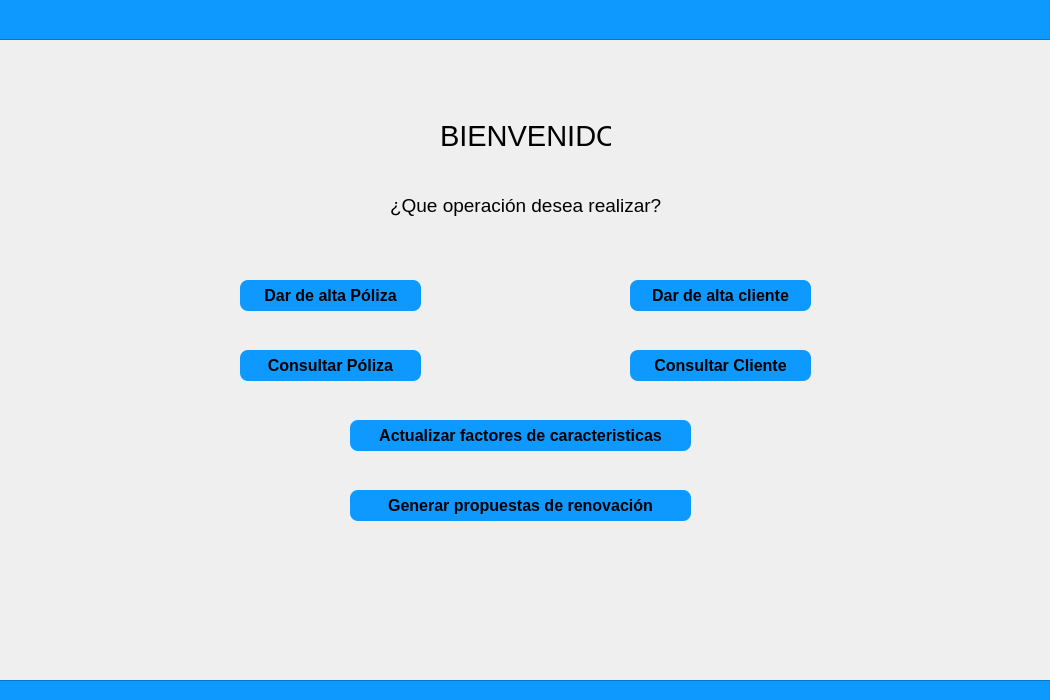
<?xml version="1.0" encoding="UTF-8"?>
<ui version="4.0">
 <class>interfaz_general_1</class>
 <widget class="QDialog" name="interfaz_general_1">
  <property name="geometry">
   <rect>
    <x>0</x>
    <y>0</y>
    <width>1050</width>
    <height>700</height>
   </rect>
  </property>
  <property name="minimumSize">
   <size>
    <width>1050</width>
    <height>700</height>
   </size>
  </property>
  <property name="maximumSize">
   <size>
    <width>1050</width>
    <height>700</height>
   </size>
  </property>
  <property name="windowTitle">
   <string>BIENVENIDO</string>
  </property>
  <widget class="QLabel" name="label">
   <property name="geometry">
    <rect>
     <x>440</x>
     <y>110</y>
     <width>171</width>
     <height>51</height>
    </rect>
   </property>
   <property name="font">
    <font>
     <pointsize>22</pointsize>
    </font>
   </property>
   <property name="text">
    <string>BIENVENIDO</string>
   </property>
  </widget>
  <widget class="QPushButton" name="btnAltaPoliza">
   <property name="geometry">
    <rect>
     <x>240</x>
     <y>280</y>
     <width>181</width>
     <height>31</height>
    </rect>
   </property>
   <property name="font">
    <font>
     <pointsize>12</pointsize>
     <bold>true</bold>
    </font>
   </property>
   <property name="cursor">
    <cursorShape>PointingHandCursor</cursorShape>
   </property>
   <property name="styleSheet">
    <string notr="true">background-color: rgb(13, 153, 255);
border-radius: 8px;
</string>
   </property>
   <property name="text">
    <string>Dar de alta Póliza</string>
   </property>
  </widget>
  <widget class="QPushButton" name="btnConsultarPoliza">
   <property name="geometry">
    <rect>
     <x>240</x>
     <y>350</y>
     <width>181</width>
     <height>31</height>
    </rect>
   </property>
   <property name="font">
    <font>
     <pointsize>12</pointsize>
     <bold>true</bold>
    </font>
   </property>
   <property name="cursor">
    <cursorShape>PointingHandCursor</cursorShape>
   </property>
   <property name="styleSheet">
    <string notr="true">background-color: rgb(13, 153, 255);
border-radius: 8px;
</string>
   </property>
   <property name="text">
    <string>Consultar Póliza</string>
   </property>
  </widget>
  <widget class="QPushButton" name="btnAltaCliente">
   <property name="geometry">
    <rect>
     <x>630</x>
     <y>280</y>
     <width>181</width>
     <height>31</height>
    </rect>
   </property>
   <property name="font">
    <font>
     <pointsize>12</pointsize>
     <bold>true</bold>
    </font>
   </property>
   <property name="cursor">
    <cursorShape>PointingHandCursor</cursorShape>
   </property>
   <property name="styleSheet">
    <string notr="true">background-color: rgb(13, 153, 255);
border-radius: 8px;
</string>
   </property>
   <property name="text">
    <string>Dar de alta cliente</string>
   </property>
  </widget>
  <widget class="QPushButton" name="btnConsultarCliente">
   <property name="geometry">
    <rect>
     <x>630</x>
     <y>350</y>
     <width>181</width>
     <height>31</height>
    </rect>
   </property>
   <property name="font">
    <font>
     <pointsize>12</pointsize>
     <bold>true</bold>
    </font>
   </property>
   <property name="cursor">
    <cursorShape>PointingHandCursor</cursorShape>
   </property>
   <property name="styleSheet">
    <string notr="true">background-color: rgb(13, 153, 255);
border-radius: 8px;
</string>
   </property>
   <property name="text">
    <string>Consultar Cliente</string>
   </property>
  </widget>
  <widget class="QPushButton" name="btnActualizarFactores">
   <property name="geometry">
    <rect>
     <x>350</x>
     <y>420</y>
     <width>341</width>
     <height>31</height>
    </rect>
   </property>
   <property name="font">
    <font>
     <pointsize>12</pointsize>
     <bold>true</bold>
    </font>
   </property>
   <property name="cursor">
    <cursorShape>PointingHandCursor</cursorShape>
   </property>
   <property name="styleSheet">
    <string notr="true">background-color: rgb(13, 153, 255);
border-radius: 8px;
</string>
   </property>
   <property name="text">
    <string>Actualizar factores de caracteristicas</string>
   </property>
  </widget>
  <widget class="QPushButton" name="btnGenerarPropuesta">
   <property name="geometry">
    <rect>
     <x>350</x>
     <y>490</y>
     <width>341</width>
     <height>31</height>
    </rect>
   </property>
   <property name="font">
    <font>
     <pointsize>12</pointsize>
     <bold>true</bold>
    </font>
   </property>
   <property name="cursor">
    <cursorShape>PointingHandCursor</cursorShape>
   </property>
   <property name="styleSheet">
    <string notr="true">background-color: rgb(13, 153, 255);
border-radius: 8px;
</string>
   </property>
   <property name="text">
    <string>Generar propuestas de renovación</string>
   </property>
  </widget>
  <widget class="QLabel" name="label_2">
   <property name="geometry">
    <rect>
     <x>390</x>
     <y>180</y>
     <width>271</width>
     <height>51</height>
    </rect>
   </property>
   <property name="font">
    <font>
     <pointsize>14</pointsize>
    </font>
   </property>
   <property name="text">
    <string>¿Que operación desea realizar?</string>
   </property>
  </widget>
  <widget class="QFrame" name="frame">
   <property name="geometry">
    <rect>
     <x>-60</x>
     <y>-40</y>
     <width>1131</width>
     <height>80</height>
    </rect>
   </property>
   <property name="styleSheet">
    <string notr="true">background-color: rgb(13, 153, 255);</string>
   </property>
   <property name="frameShape">
    <enum>QFrame::StyledPanel</enum>
   </property>
   <property name="frameShadow">
    <enum>QFrame::Raised</enum>
   </property>
  </widget>
  <widget class="QFrame" name="frame_2">
   <property name="geometry">
    <rect>
     <x>-80</x>
     <y>680</y>
     <width>1131</width>
     <height>80</height>
    </rect>
   </property>
   <property name="styleSheet">
    <string notr="true">background-color: rgb(13, 153, 255);</string>
   </property>
   <property name="frameShape">
    <enum>QFrame::StyledPanel</enum>
   </property>
   <property name="frameShadow">
    <enum>QFrame::Raised</enum>
   </property>
  </widget>
 </widget>
 <tabstops>
  <tabstop>btnAltaPoliza</tabstop>
  <tabstop>btnAltaCliente</tabstop>
  <tabstop>btnConsultarPoliza</tabstop>
  <tabstop>btnConsultarCliente</tabstop>
  <tabstop>btnActualizarFactores</tabstop>
  <tabstop>btnGenerarPropuesta</tabstop>
 </tabstops>
 <resources/>
 <connections/>
</ui>
